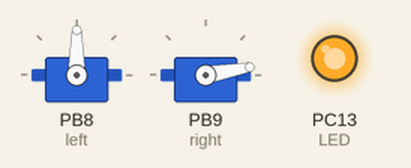
Recording of a sketch running on a simulated STM32 Blue Pill. Shown: 2 × servo, output pins drawn as LEDs (lit = HIGH).

Above: at 0.05 s.
At 4.45 s:
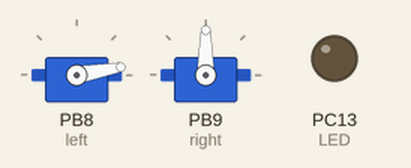
Timing chart, 0 to 5.9 s (numbered marks = the images above):
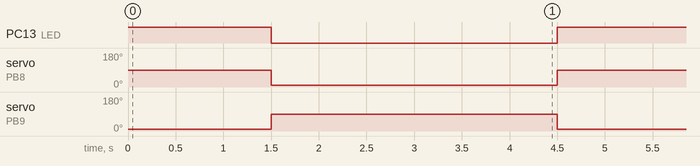

The sketch:

Blue_Servo.ino
```cpp
#include <Servo.h>
// hobby servo equivalent to LED blink
// https://blekenbleu.github.io/Arduino/

#define LED PC13	// Blue Pill green LED
Servo left, right;

void setup() {
  // put Blue Pill setup code here, to run once:
  // initialize as an output digital pin connected to green LED
  pinMode(LED, OUTPUT);
  left.attach(PB8);	// 5V tolerant PWM pins
  right.attach(PB9);
  left.write(50);	// initial positions
  right.write(50);
}

void loop() {
  // put your main code here, to run repeatedly:
  digitalWrite (LED, HIGH); // turn the LED off by letting pin go HIGH
  left.write(90);
  right.write(10);
  delay(1500);                // wait 1.5 seconds
  digitalWrite (LED, LOW);  // turn the LED on by pulling pin LOW
  left.write(10);
  right.write(90);
  delay(3000);               // wait for 3 seconds
}
```

Measured:
- by itself, PC13 (LED): alternates HIGH for 1.5 s and LOW for 3.0 s
- by itself, servo on PB8 (left): alternates 90° for 1.5 s and 10° for 3.0 s
- by itself, servo on PB9 (right): alternates 90° for 3.0 s and 10° for 1.5 s
